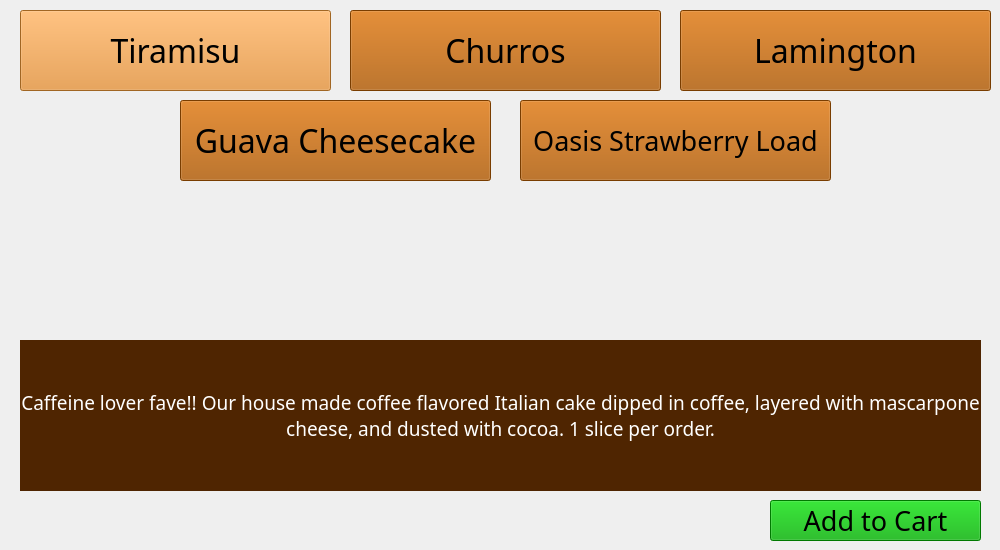
      <widget class="QWidget" name="coffee1_MochaCoffee_3">
       <widget class="QPushButton" name="pushButton_dessert1to5">
        <property name="geometry">
         <rect>
          <x>520</x>
          <y>100</y>
          <width>311</width>
          <height>81</height>
         </rect>
        </property>
        <property name="font">
         <font>
          <family>Bernard MT Condensed</family>
          <pointsize>20</pointsize>
         </font>
        </property>
        <property name="styleSheet">
         <string notr="true">background-color: rgb(170, 85, 0);</string>
        </property>
        <property name="text">
         <string>Oasis Strawberry Load</string>
        </property>
       </widget>
       <widget class="QPushButton" name="pushButton_coffeeToModify_32">
        <property name="geometry">
         <rect>
          <x>20</x>
          <y>10</y>
          <width>311</width>
          <height>81</height>
         </rect>
        </property>
        <property name="font">
         <font>
          <family>Bernard MT Condensed</family>
          <pointsize>24</pointsize>
         </font>
        </property>
        <property name="styleSheet">
         <string notr="true">background-color: rgb(226, 143, 49);</string>
        </property>
        <property name="text">
         <string>Tiramisu</string>
        </property>
       </widget>
       <widget class="QPushButton" name="pushButton_dessert1to4">
        <property name="geometry">
         <rect>
          <x>180</x>
          <y>100</y>
          <width>311</width>
          <height>81</height>
         </rect>
        </property>
        <property name="font">
         <font>
          <family>Bernard MT Condensed</family>
          <pointsize>24</pointsize>
         </font>
        </property>
        <property name="styleSheet">
         <string notr="true">background-color: rgb(170, 85, 0);</string>
        </property>
        <property name="text">
         <string>Guava Cheesecake</string>
        </property>
       </widget>
       <widget class="QPushButton" name="pushButton_dessert1to3">
        <property name="geometry">
         <rect>
          <x>680</x>
          <y>10</y>
          <width>311</width>
          <height>81</height>
         </rect>
        </property>
        <property name="font">
         <font>
          <family>Bernard MT Condensed</family>
          <pointsize>24</pointsize>
         </font>
        </property>
        <property name="styleSheet">
         <string notr="true">background-color: rgb(170, 85, 0);</string>
        </property>
        <property name="text">
         <string>Lamington</string>
        </property>
       </widget>
       <widget class="QPushButton" name="pushButton_dessert1to2">
        <property name="geometry">
         <rect>
          <x>350</x>
          <y>10</y>
          <width>311</width>
          <height>81</height>
         </rect>
        </property>
        <property name="font">
         <font>
          <family>Bernard MT Condensed</family>
          <pointsize>24</pointsize>
         </font>
        </property>
        <property name="styleSheet">
         <string notr="true">background-color: rgb(170, 85, 0);</string>
        </property>
        <property name="text">
         <string>Churros</string>
        </property>
       </widget>
       <widget class="QPushButton" name="pushButton_dessert1ToCart">
        <property name="geometry">
         <rect>
          <x>770</x>
          <y>500</y>
          <width>211</width>
          <height>41</height>
         </rect>
        </property>
        <property name="font">
         <font>
          <family>Bernard MT Condensed</family>
          <pointsize>20</pointsize>
         </font>
        </property>
        <property name="styleSheet">
         <string notr="true">background-color: rgb(0, 170, 0);
color: rgb(0, 0, 0);</string>
        </property>
        <property name="text">
         <string>Add to Cart</string>
        </property>
       </widget>
       <widget class="QLabel" name="label_40">
        <property name="geometry">
         <rect>
          <x>20</x>
          <y>340</y>
          <width>961</width>
          <height>151</height>
         </rect>
        </property>
        <property name="font">
         <font>
          <family>Bernard MT Condensed</family>
          <pointsize>14</pointsize>
         </font>
        </property>
        <property name="styleSheet">
         <string notr="true">background-color: rgb(79, 37, 1);
color: rgb(255, 255, 255);</string>
        </property>
        <property name="text">
         <string>Caffeine lover fave!! Our house made coffee flavored Italian cake dipped in coffee, layered with mascarpone cheese, and dusted with cocoa. 1 slice per order.</string>
        </property>
        <property name="alignment">
         <set>Qt::AlignCenter</set>
        </property>
        <property name="wordWrap">
         <bool>true</bool>
        </property>
       </widget>
      </widget>
